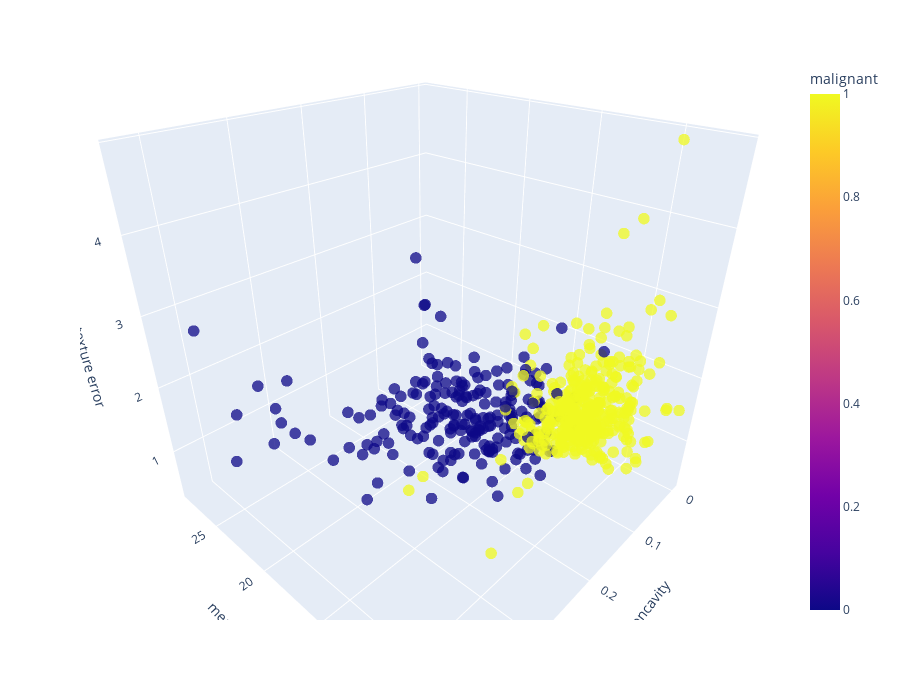

The notebook cell this image was saved under:
### Code cell
fig = px.scatter_3d(
    df_canc,
    x="mean radius",
    y="mean concavity",
    z="texture error",
    color="malignant",
    opacity=0.75,
)
fig.update_traces(marker=dict(size=4))
fig.update_layout(
    scene=dict(
        xaxis_title="mean radius",
        yaxis_title="mean concavity",
        zaxis_title="texture error",
    ),
    width=900,   # <- increase width
    height=700   # <- increase height
)
fig.show()

### Figure 1 — Plotly figure (JSON) as saved in the notebook; plotly's stock layout.template omitted (floating-point values rounded to 4 significant figures; data arrays with more than 128 entries replaced by an {"elided": "..."} marker saying what was removed)
{"data": [{"hovertemplate": "mean radius=%{x}<br>mean concavity=%{y}<br>texture error=%{z}<br>malignant=%{marker.color}<extra></extra>", "legendgroup": "", "marker": {"color": {"elided": "569 int values"}, "coloraxis": "coloraxis", "opacity": 0.75, "size": 4, "symbol": "circle"}, "mode": "markers", "name": "", "scene": "scene", "showlegend": false, "type": "scatter3d", "x": {"elided": "569 float values"}, "y": {"elided": "569 float values"}, "z": {"elided": "569 float values"}}], "layout": {"coloraxis": {"colorbar": {"title": {"text": "malignant"}}, "colorscale": [[0, "#0d0887"], [0.1111, "#46039f"], [0.2222, "#7201a8"], [0.3333, "#9c179e"], [0.4444, "#bd3786"], [0.5556, "#d8576b"], [0.6667, "#ed7953"], [0.7778, "#fb9f3a"], [0.8889, "#fdca26"], [1, "#f0f921"]]}, "height": 700, "legend": {"tracegroupgap": 0}, "margin": {"t": 60}, "scene": {"aspectmode": "auto", "aspectratio": {"x": 1, "y": 1, "z": 1}, "camera": {"center": {"x": 0, "y": 0, "z": 0}, "eye": {"x": -1.006, "y": 1.074, "z": 0.8422}, "projection": {"type": "perspective"}, "up": {"x": 0, "y": 0, "z": 1}}, "domain": {"x": [0, 1], "y": [0, 1]}, "xaxis": {"title": {"text": "mean radius"}, "type": "linear"}, "yaxis": {"title": {"text": "mean concavity"}, "type": "linear"}, "zaxis": {"title": {"text": "texture error"}, "type": "linear"}}, "width": 900}}
